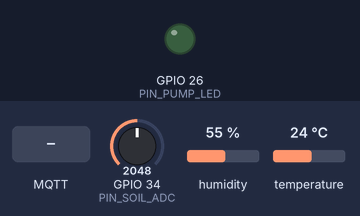
Recording of a program running on a simulated ESP32. On the bench: output pins drawn as LEDs (lit = HIGH). Inputs (shaded band) come from the test bench; at power-on: GPIO 34 (PIN_SOIL_ADC) = 2048, humidity 55 %, temperature 24 °C (analog values on the 0–4095 scale). WiFi joins after 1.5 s; servers stay silent unless stated; no MQTT or app messages arrive unless stated; what the program prints to the serial monitor is not drawn.

Above: at 2.7 s.
2.8 s: MQTT message "ON" arrives on the first subscribed topic
At 5.2 s:
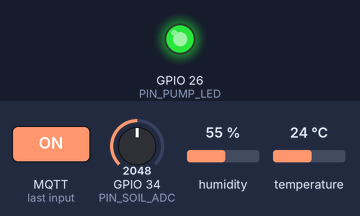
5.5 s: MQTT message "OFF" arrives on the first subscribed topic
At 6.6 s:
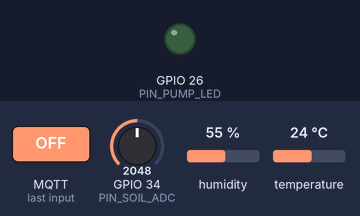
Timing chart, 0 to 8.5 s (numbered marks = the images above; inputs shaded):
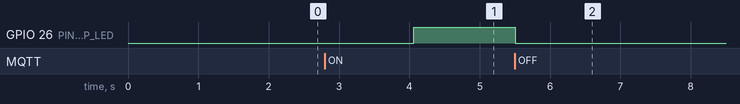

Measured:
- after the input at 2.8 s, GPIO 26 (PIN_PUMP_LED): LOW → HIGH after 1.3 s
- after the input at 5.5 s, GPIO 26 (PIN_PUMP_LED): HIGH → LOW at once

The program:

main.cpp
```cpp
#include <Arduino.h>
#include <WiFi.h>
#include <PubSubClient.h>
#include <ArduinoJson.h>
#include <DHT.h>

// Konfigurasi Wi-Fi (Default Simulator Wokwi)
const char* WIFI_SSID = "Wokwi-GUEST";
const char* WIFI_PASS = "";

// Broker MQTT: gunakan "broker.hivemq.com" atau "test.mosquitto.org" untuk uji langsung dari Wokwi Web,
// atau ganti dengan IP komputer lokal jika memakai Mosquitto Docker + ESP32 fisik.
const char* MQTT_BROKER = "broker.hivemq.com";
const uint16_t MQTT_PORT = 1883;

// Ganti "tim01" dengan nomor kelompok PjBL Anda agar topik tidak bentrok di broker publik!
const char* GROUP_ID = "tim01";
const char* NODE_ID  = "node-01";

#define PIN_DHT        4
#define PIN_SOIL_ADC   34   // ADC1_CH6 (aman saat Wi-Fi aktif)
#define PIN_PUMP_LED   26   // Simulasi Relai Irigasi Tetes

DHT dht(PIN_DHT, DHT22);
WiFiClient espClient;
PubSubClient mqtt(espClient);

String topicStatus;
String topicTelemetry;
String topicCmdPump;
String topicAckPump;

bool pumpOn = false;
uint32_t seqCounter = 0;
uint32_t lastPubMs = 0;
uint32_t lastReconnectMs = 0;

void applyPump(bool state) {
  pumpOn = state;
  digitalWrite(PIN_PUMP_LED, pumpOn ? HIGH : LOW);
  Serial.printf("[AKTUATOR] Pompa Irigasi -> %s\n", pumpOn ? "ON" : "OFF");
}

void onMqttMessage(char* topic, byte* payload, unsigned int length) {
  String msg;
  msg.reserve(length);
  for (unsigned int i = 0; i < length; i++) {
    msg += (char)payload[i];
  }
  msg.trim();
  Serial.printf("[MQTT-SUB] %s => %s\n", topic, msg.c_str());

  if (String(topic) == topicCmdPump) {
    if (msg.equalsIgnoreCase("ON") || msg.indexOf("\"ON\"") >= 0) {
      applyPump(true);
    } else if (msg.equalsIgnoreCase("OFF") || msg.indexOf("\"OFF\"") >= 0) {
      applyPump(false);
    }
    JsonDocument ack;
    ack["node_id"] = NODE_ID;
    ack["pump_state"] = pumpOn ? "ON" : "OFF";
    ack["uptime_s"] = millis() / 1000;
    String out;
    serializeJson(ack, out);
    mqtt.publish(topicAckPump.c_str(), out.c_str(), false);
  }
}

bool reconnectMqttNonBlocking() {
  String clientId = String("unib-") + GROUP_ID + "-" + NODE_ID + "-" + String((uint32_t)ESP.getEfuseMac(), HEX);
  String lwtPayload = String("{\"node_id\":\"") + NODE_ID + "\",\"status\":\"offline\",\"reason\":\"lwt\"}";

  Serial.printf("[MQTT] Menghubungkan sebagai %s dengan LWT...\n", clientId.c_str());
  // connect(clientId, willTopic, willQos, willRetain, willMessage)
  if (mqtt.connect(clientId.c_str(), topicStatus.c_str(), 1, true, lwtPayload.c_str())) {
    Serial.println("[MQTT] Terhubung ke broker!");

    // Publikasikan status ONLINE sebagai Retained Message
    String onlineMsg = String("{\"node_id\":\"") + NODE_ID + "\",\"status\":\"online\"}";
    mqtt.publish(topicStatus.c_str(), onlineMsg.c_str(), true);

    // Subscribe topik kendali aktuator dengan QoS 1
    mqtt.subscribe(topicCmdPump.c_str(), 1);
    Serial.printf("[MQTT] Subscribe: %s (QoS 1)\n", topicCmdPump.c_str());
    return true;
  }
  Serial.printf("[MQTT] Gagal konek, rc=%d\n", mqtt.state());
  return false;
}

void setup() {
  Serial.begin(115200);
  pinMode(PIN_PUMP_LED, OUTPUT);
  analogReadResolution(12);
  dht.begin();

  // Hierarki topik terstruktur (Kasus B: Kebun Kopi Rejang Lebong)
  String base = String("unib/") + GROUP_ID + "/rejang-lebong/kebun-kopi/" + NODE_ID;
  topicStatus    = base + "/status";
  topicTelemetry = base + "/telemetry";
  topicCmdPump   = base + "/cmd/pump";
  topicAckPump   = base + "/ack/pump";

  WiFi.mode(WIFI_STA);
  WiFi.begin(WIFI_SSID, WIFI_PASS);
  Serial.print("[WIFI] Menghubungkan");
  while (WiFi.status() != WL_CONNECTED) {
    delay(250);
    Serial.print(".");
  }
  Serial.printf("\n[WIFI] Terhubung! IP=%s\n", WiFi.localIP().toString().c_str());

  mqtt.setServer(MQTT_BROKER, MQTT_PORT);
  mqtt.setKeepAlive(15); // Keep-alive 15 detik (LWT terpicu ~22.5 detik jika putus mendadak)
  mqtt.setBufferSize(512);
  mqtt.setCallback(onMqttMessage);
}

void loop() {
  if (!mqtt.connected()) {
    if (millis() - lastReconnectMs >= 4000) {
      lastReconnectMs = millis();
      reconnectMqttNonBlocking();
    }
  } else {
    mqtt.loop();
  }

  if (mqtt.connected() && (millis() - lastPubMs >= 5000)) {
    lastPubMs = millis();
    seqCounter++;

    float temp = dht.readTemperature();
    float hum = dht.readHumidity();
    if (isnan(temp)) temp = 24.5f;
    if (isnan(hum)) hum = 78.0f;

    int rawAdc = analogRead(PIN_SOIL_ADC);
    float soilPct = (rawAdc / 4095.0f) * 100.0f;

    JsonDocument doc;
    doc["node_id"] = NODE_ID;
    doc["seq"] = seqCounter;
    doc["temp_c"] = roundf(temp * 100.0f) / 100.0f;
    doc["hum_pct"] = roundf(hum * 10.0f) / 10.0f;
    doc["soil_moisture_pct"] = roundf(soilPct * 10.0f) / 10.0f;
    doc["pump_state"] = pumpOn ? "ON" : "OFF";

    String payload;
    serializeJson(doc, payload);
    bool ok = mqtt.publish(topicTelemetry.c_str(), payload.c_str(), false);
    Serial.printf("[MQTT-PUB #%lu] ok=%d | %s -> %s\n",
                  seqCounter, ok, topicTelemetry.c_str(), payload.c_str());
  }
}
```
